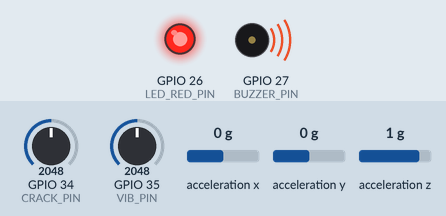
A sketch run on a simulated ESP32. On the bench: output pins drawn as LEDs (lit = HIGH), buzzer (waves = sounding, pin HIGH). Wiring (from diagram.json): MPU-6050 motion sensor at I2C address 0x68. Dashed ring = blinking. The test bench sets the inputs (shaded band); at power-on: GPIO 34 (CRACK_PIN) = 2048, acceleration z 1 g, acceleration x 0 g, GPIO 35 (VIB_PIN) = 2048, acceleration y 0 g (analog values on the 0–4095 scale). WiFi joins after 1.5 s; servers stay silent unless stated; uploads are accepted with an empty reply; the local clock reads 2024-03-15 10:24:30 at power-on unless the sketch sets it; what the sketch prints to the serial monitor is not drawn.

Above: at 3.5 s.
3.6 s: GPIO 34 (CRACK_PIN) set to 1181
5.6 s: GPIO 34 (CRACK_PIN) set to 1074
At 7.25 s:
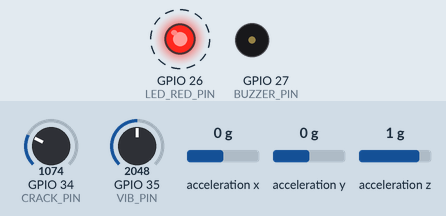
8.8 s: acceleration z set to 0 g
12.0 s: acceleration x set to -0.3 g
At 12.33 s:
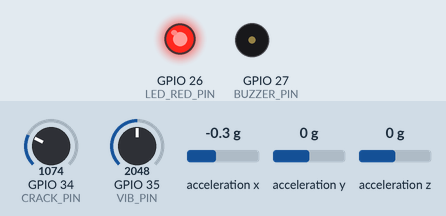
Timing chart, 0 to 14.5 s (numbered marks = the images above; inputs shaded):
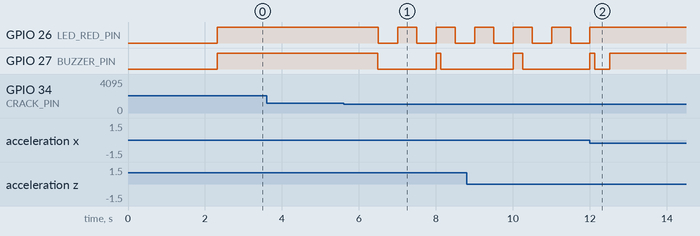

Measured:
- the behaviour switches between 1147 and 1146 on GPIO 34 (CRACK_PIN) (found by bisection; images 0 and 1)
- the behaviour switches between -0.1 and -0.2 g on acceleration x (found by bisection; images 1 and 2)
- after the input at 3.6 s, every drawn part: stays the same
- after the input at 5.6 s, GPIO 26 (LED_RED_PIN): alternates HIGH for 0.49 s and LOW for 0.51 s, starting after 0.90 s; GPIO 27 (BUZZER_PIN): HIGH → LOW after 0.89 s, → HIGH 1.5 s later, → LOW 0.11 s later
- after the input at 12.0 s, GPIO 26 (LED_RED_PIN): goes on until 12.0 s, then stays HIGH

The sketch:

structural_node.ino
```cpp
// JURAS Structural Health Node - ESP32 DevKit C V4 (Wokwi)
//
// Hardware:
//   MPU6050 SDA      -> GPIO 21
//   MPU6050 SCL      -> GPIO 22
//   Crack pot wiper  -> GPIO 34 (analog)
//   Vibration AO     -> GPIO 35 (analog)
//   Red LED          -> GPIO 26
//   Yellow LED       -> GPIO 27
//   Green LED        -> GPIO 14
//   Buzzer           -> GPIO 13
//
// Libraries: none beyond the ESP32 Arduino core. The MPU6050 is read over raw
// I2C so the sketch does not depend on a third-party IMU library.
//
// Backend contract: POST /api/v1/readings (the existing JURAS ingestion
// endpoint). Values are validated by the backend; a NaN/Inf or out-of-range
// reading is rejected instead of being stored as zero.
//
// For local development with the Wokwi Private IoT Gateway:
//   BACKEND_URL = "http://host.wokwi.internal:8000"
// For a public HTTPS backend, use its canonical base URL (no trailing slash).
// Never use a URL that redirects (301/302/307/308), because POST redirects are
// rejected here.

#include <WiFi.h>
#include <HTTPClient.h>
#include <WiFiClientSecure.h>
#include <Wire.h>
#include <math.h>
#include <time.h>

// ==========================================
// 1. WIFI / SERVER CONFIGURATION
// ==========================================

#define WIFI_SSID "Wokwi-GUEST"
#define WIFI_PASSWORD ""
#define WIFI_CHANNEL 6

// Change this one line when the backend moves (local gateway, LAN IP or a
// public HTTPS deployment). Keep it a base URL; the path is added below.
const char* BACKEND_URL = "https://liability-boat-interaction-manuals.trycloudflare.com";
const char* TELEMETRY_PATH = "/api/v1/readings";

// Optional shared secret. Leave empty when the backend does not set
// DEVICE_API_KEY. When set on both sides it is sent as X-Device-Key.
const char* DEVICE_API_KEY = "";

// ==========================================
// 2. DEVICE / TARGET CONFIGURATION
// ==========================================

// Must match an existing JURAS sensor code and its building code.
// Verified mapping: JM-S07 belongs to B-007.
#define DEVICE_ID "JURAS-STRUCT-001"
#define SENSOR_CODE "JM-S07"
#define BUILDING_CODE "B-007"

// ==========================================
// 3. PIN CONFIGURATION
// ==========================================

#define MPU_SDA_PIN 21
#define MPU_SCL_PIN 22
#define CRACK_PIN 34
#define VIB_PIN 35
#define LED_RED_PIN 26
#define BUZZER_PIN 27

// ==========================================
// 4. STRUCTURAL THRESHOLDS (DEMO VALUES)
// ==========================================

// Local warning bands match the dashboard marker colours; critical bands match
// backend/app/risk/thresholds.py so the local buzzer and server risk agree.
const float TILT_WARNING_DEG = 0.45;
const float TILT_CRITICAL_DEG = 1.10;
const float CRACK_WARNING_MM = 0.55;
const float CRACK_CRITICAL_MM = 1.40;
const float VIB_WARNING_MS2 = 0.50;
const float VIB_CRITICAL_MS2 = 2.00;

// Demo scaling for the two analog sensors.
const float CRACK_FULL_SCALE_MM = 5.0;       // pot 0..4095 -> 0..5 mm
const float VIB_COUNTS_TO_MS2 = 9.81 / 2048.0;
const float SENSOR_HEIGHT_MM = 3300.0;       // used for deviation_mm estimate

// ==========================================
// 5. TIMING
// ==========================================

const unsigned long SENSOR_INTERVAL_MS = 2000;
const unsigned long UPLOAD_INTERVAL_MS = 2500;
const unsigned long FLUSH_INTERVAL_MS = 1000;
const unsigned long MAX_BACKOFF_MS = 30000;
const unsigned long WIFI_RETRY_MS = 10000;
const unsigned long ALERT_BLINK_MS = 500;
const unsigned long BUZZER_BEEP_MS = 120;
const unsigned long BUZZER_PERIOD_MS = 2000;
const unsigned long NTP_RETRY_MS = 30000;
const unsigned long MPU_RETRY_MS = 5000;
const int MPU_BASELINE_SAMPLES = 20;
const size_t SAMPLE_BUFFER_SIZE = 12;

// ==========================================
// 6. STATE
// ==========================================

enum StructState {
  STATE_NORMAL,
  STATE_WARNING,
  STATE_CRITICAL
};

// Declared before the first function: the Arduino auto-prototype pass hoists
// function signatures to the top of the sketch, so a custom return type must
// already be visible there.
enum PostResult {
  POST_OK,
  POST_RETRY,
  POST_DROP
};

struct Sample {
  uint32_t seq;
  time_t epoch;
  float tilt_deg;
  float crack_mm;
  int crack_raw;
  float vib_rms;
  float deviation_mm;
  bool mpu_ok;
  int rssi;
};

StructState structState = STATE_NORMAL;

float tiltDeg = 0.0;
float crackMm = 0.0;
int crackRaw = 0;
float vibRms = 0.0;
float deviationMm = 0.0;
bool mpuOk = false;

float baseAx = 0.0;
float baseAy = 0.0;
float baseAz = 1.0;
bool mpuReady = false;
bool wifiWasConnected = false;
bool ntpRequested = false;

uint32_t sequence = 0;

Sample pending;
Sample queue[SAMPLE_BUFFER_SIZE];
size_t queueCount = 0;

unsigned long lastSensorRead = 0;
unsigned long lastUpload = 0;
unsigned long lastWifiAttempt = 0;
unsigned long lastNtpRequest = 0;
unsigned long lastMpuAttempt = 0;
unsigned long retryBackoffMs = 0;

// ==========================================
// 7. WIFI + TIME
// ==========================================

void requestNtpSync() {
  configTime(0, 0, "pool.ntp.org", "time.nist.gov");
  ntpRequested = true;
  Serial.println("NTP sync requested");
}

bool clockValid() {
  return time(nullptr) > 1700000000;
}

void maintainWifi(unsigned long now) {
  if (WiFi.status() == WL_CONNECTED) {
    if (!wifiWasConnected) {
      wifiWasConnected = true;
      Serial.print("WiFi connected. IP: ");
      Serial.println(WiFi.localIP());
      requestNtpSync();
    }
    if (!clockValid() && now - lastNtpRequest >= NTP_RETRY_MS) {
      lastNtpRequest = now;
      requestNtpSync();
    }
    return;
  }

  if (wifiWasConnected) {
    wifiWasConnected = false;
    Serial.println("WiFi disconnected. Buffering telemetry.");
  }

  if (now - lastWifiAttempt >= WIFI_RETRY_MS) {
    lastWifiAttempt = now;
    Serial.print("Reconnecting WiFi... (status ");
    Serial.print((int)WiFi.status());
    Serial.println(")");
    WiFi.disconnect();
    delay(100);
    WiFi.mode(WIFI_STA);
    WiFi.begin(WIFI_SSID, WIFI_PASSWORD, WIFI_CHANNEL);
  }
}

// ==========================================
// 8. MPU6050 OVER RAW I2C
// ==========================================

const uint8_t MPU_ADDR = 0x68;

bool mpuWrite(uint8_t reg, uint8_t value) {
  Wire.beginTransmission(MPU_ADDR);
  Wire.write(reg);
  Wire.write(value);
  return Wire.endTransmission() == 0;
}

bool mpuRead(uint8_t reg, uint8_t *buffer, uint8_t length) {
  Wire.beginTransmission(MPU_ADDR);
  Wire.write(reg);
  if (Wire.endTransmission(false) != 0) {
    return false;
  }
  if (Wire.requestFrom((uint8_t)MPU_ADDR, length) != length) {
    return false;
  }
  for (uint8_t i = 0; i < length; i++) {
    buffer[i] = Wire.read();
  }
  return true;
}

bool initMpu() {
  Wire.begin(MPU_SDA_PIN, MPU_SCL_PIN, 400000);
  // Wake from sleep, 44 Hz DLPF, +/-2g full scale.
  if (!mpuWrite(0x6B, 0x00)) {
    return false;
  }
  delay(50);
  mpuWrite(0x1A, 0x03);
  mpuWrite(0x1C, 0x00);
  return true;
}

bool readAccel(float &ax, float &ay, float &az) {
  uint8_t buf[6];
  if (!mpuRead(0x3B, buf, 6)) {
    return false;
  }
  int16_t rawAx = (int16_t)((buf[0] << 8) | buf[1]);
  int16_t rawAy = (int16_t)((buf[2] << 8) | buf[3]);
  int16_t rawAz = (int16_t)((buf[4] << 8) | buf[5]);
  ax = rawAx / 16384.0;
  ay = rawAy / 16384.0;
  az = rawAz / 16384.0;
  if (!isfinite(ax) || !isfinite(ay) || !isfinite(az)) {
    return false;
  }
  // A missing or unpowered MPU6050 typically reads all zero.
  return (fabs(ax) + fabs(ay) + fabs(az)) > 0.1;
}

bool calibrateMpuBaseline() {
  float sx = 0.0;
  float sy = 0.0;
  float sz = 0.0;
  int good = 0;
  for (int i = 0; i < MPU_BASELINE_SAMPLES; i++) {
    float ax, ay, az;
    if (readAccel(ax, ay, az)) {
      sx += ax;
      sy += ay;
      sz += az;
      good++;
    }
    delay(20);
  }
  if (good < MPU_BASELINE_SAMPLES / 2) {
    return false;
  }
  baseAx = sx / good;
  baseAy = sy / good;
  baseAz = sz / good;
  float norm = sqrt(baseAx * baseAx + baseAy * baseAy + baseAz * baseAz);
  if (norm < 0.1) {
    return false;
  }
  baseAx /= norm;
  baseAy /= norm;
  baseAz /= norm;
  return true;
}

// Angle between the current gravity vector and the commissioning baseline.
float tiltFromBaseline(float ax, float ay, float az) {
  float norm = sqrt(ax * ax + ay * ay + az * az);
  if (norm < 0.1) {
    return tiltDeg;
  }
  float dot = (ax * baseAx + ay * baseAy + az * baseAz) / norm;
  dot = constrain(dot, -1.0, 1.0);
  return acos(dot) * 180.0 / PI;
}

// ==========================================
// 9. SENSOR READING
// ==========================================

void readSensors() {
  unsigned long now = millis();

  if (!mpuReady && now - lastMpuAttempt >= MPU_RETRY_MS) {
    lastMpuAttempt = now;
    Serial.println("Initialising MPU6050...");
    mpuReady = initMpu();
    if (mpuReady) {
      mpuOk = calibrateMpuBaseline();
      Serial.print("MPU6050 baseline: ");
      Serial.print(baseAx, 3);
      Serial.print(", ");
      Serial.print(baseAy, 3);
      Serial.print(", ");
      Serial.println(baseAz, 3);
    } else {
      Serial.println("MPU6050 not responding. Keeping last good tilt.");
    }
  }

  if (mpuReady) {
    float ax, ay, az;
    if (readAccel(ax, ay, az)) {
      mpuOk = true;
      tiltDeg = tiltFromBaseline(ax, ay, az);
    } else {
      mpuOk = false;
      Serial.println("MPU6050 read failed. Keeping last good tilt.");
    }
  } else {
    mpuOk = false;
  }

  long rawSum = 0;
  for (int i = 0; i < 8; i++) {
    rawSum += analogRead(CRACK_PIN);
  }
  crackRaw = (int)(rawSum / 8);
  crackRaw = constrain(crackRaw, 0, 4095);
  crackMm = (crackRaw / 4095.0) * CRACK_FULL_SCALE_MM;

  // AC RMS around the window mean, converted with a demo scale.
  const int samples = 200;
  float sum = 0.0;
  float sumSq = 0.0;
  for (int i = 0; i < samples; i++) {
    int raw = analogRead(VIB_PIN);
    sum += raw;
    sumSq += (float)raw * (float)raw;
    delayMicroseconds(500);
  }
  float mean = sum / samples;
  float variance = (sumSq / samples) - (mean * mean);
  if (variance < 0.0) {
    variance = 0.0;
  }
  vibRms = sqrt(variance) * VIB_COUNTS_TO_MS2;

  if (isfinite(tiltDeg)) {
    deviationMm = tan(tiltDeg * PI / 180.0) * SENSOR_HEIGHT_MM;
    if (isfinite(deviationMm)) {
      deviationMm = constrain(deviationMm, 0.0, 10000.0);
    } else {
      deviationMm = NAN;
    }
  } else {
    deviationMm = NAN;
  }
}

// ==========================================
// 10. STRUCTURAL CLASSIFICATION
// ==========================================

void calculateStructState() {
  bool critical =
      tiltDeg >= TILT_CRITICAL_DEG ||
      crackMm >= CRACK_CRITICAL_MM ||
      vibRms >= VIB_CRITICAL_MS2;

  bool warning =
      !mpuOk ||
      tiltDeg >= TILT_WARNING_DEG ||
      crackMm >= CRACK_WARNING_MM ||
      vibRms >= VIB_WARNING_MS2;

  if (critical) {
    structState = STATE_CRITICAL;
  } else if (warning) {
    structState = STATE_WARNING;
  } else {
    structState = STATE_NORMAL;
  }
}

const char* stateName() {
  switch (structState) {
    case STATE_CRITICAL:
      return "critical";
    case STATE_WARNING:
      return "warning";
    default:
      return "normal";
  }
}

// ==========================================
// 11. LED + BUZZER OUTPUT
// ==========================================

void updateAlerts(unsigned long now) {
  bool blink = ((now / ALERT_BLINK_MS) % 2) == 0;

  digitalWrite(LED_RED_PIN,
               structState == STATE_CRITICAL ? HIGH
               : structState == STATE_WARNING ? (blink ? HIGH : LOW)
               : LOW);

  if (structState == STATE_CRITICAL) {
    digitalWrite(BUZZER_PIN, HIGH);
  } else if (structState == STATE_WARNING) {
    bool beep = (now % BUZZER_PERIOD_MS) < BUZZER_BEEP_MS;
    digitalWrite(BUZZER_PIN, beep ? HIGH : LOW);
  } else {
    digitalWrite(BUZZER_PIN, LOW);
  }
}

// ==========================================
// 12. SERIAL MONITOR
// ==========================================

void printReadings() {
  Serial.println("\n======= JURAS STRUCTURAL MONITOR =======");
  Serial.print("Device: ");
  Serial.println(DEVICE_ID);
  Serial.print("Sensor: ");
  Serial.println(SENSOR_CODE);
  Serial.print("Building: ");
  Serial.println(BUILDING_CODE);
  Serial.print("MPU ok: ");
  Serial.println(mpuOk ? "yes" : "no");
  Serial.print("Tilt: ");
  Serial.print(tiltDeg, 3);
  Serial.println(" deg");
  Serial.print("Crack: ");
  Serial.print(crackMm, 3);
  Serial.print(" mm (raw ");
  Serial.print(crackRaw);
  Serial.println(")");
  Serial.print("Vibration RMS: ");
  Serial.print(vibRms, 3);
  Serial.println(" m/s2");
  Serial.print("Deviation: ");
  Serial.print(deviationMm, 2);
  Serial.println(" mm");
  Serial.print("State: ");
  Serial.println(stateName());
  Serial.println("========================================");
}

// ==========================================
// 13. PAYLOAD + HTTP
// ==========================================

String isoUtc(time_t epoch) {
  struct tm tmUtc;
  gmtime_r(&epoch, &tmUtc);
  char buf[24];
  strftime(buf, sizeof(buf), "%Y-%m-%dT%H:%M:%SZ", &tmUtc);
  return String(buf);
}

Sample captureSample() {
  Sample s;
  s.seq = ++sequence;
  s.epoch = clockValid() ? time(nullptr) : 0;
  s.tilt_deg = tiltDeg;
  s.crack_mm = crackMm;
  s.crack_raw = crackRaw;
  s.vib_rms = vibRms;
  s.deviation_mm = deviationMm;
  s.mpu_ok = mpuOk;
  s.rssi = WiFi.status() == WL_CONNECTED ? WiFi.RSSI() : 0;
  return s;
}

String buildPayload(const Sample &s) {
  String p = "{";
  p += "\"device_id\":\"" DEVICE_ID "\",";
  p += "\"sensor_id\":\"" SENSOR_CODE "\",";
  p += "\"building_id\":\"" BUILDING_CODE "\",";
  p += "\"hazard\":\"structural\",";
  p += "\"source\":\"simulation\",";
  p += "\"simulation\":true,";

  if (s.epoch >= 1700000000) {
    p += "\"observed_at\":\"" + isoUtc(s.epoch) + "\",";
  }

  p += "\"values\":{";
  bool first = true;
  auto addField = [&p, &first](const String &field) {
    if (!first) {
      p += ",";
    }
    p += field;
    first = false;
  };

  // Only send physical samples that were actually acquired.  A missing MPU
  // sample or crack sample is omitted so the dashboard renders N/A instead
  // of a fabricated zero / stale value.
  if (s.mpu_ok && isfinite(s.tilt_deg) && isfinite(s.vib_rms) &&
      isfinite(s.deviation_mm)) {
    addField("\"tilt_deg\":" + String(s.tilt_deg, 3));
    addField("\"vib_rms\":" + String(s.vib_rms, 3));
    addField("\"deviation_mm\":" + String(s.deviation_mm, 2));
  }
  bool crackOk = isfinite(s.crack_mm);
  if (crackOk) {
    addField("\"crack_mm\":" + String(s.crack_mm, 3));
    addField("\"crack_raw\":" + String(s.crack_raw));
  }

  addField("\"mpu_ok\":" + String(s.mpu_ok ? 1 : 0));
  addField("\"crack_ok\":" + String(crackOk ? 1 : 0));
  addField("\"rssi\":" + String(s.rssi));
  addField("\"seq\":" + String((unsigned long)s.seq));
  p += "}}";
  return p;
}

PostResult executePost(HTTPClient &http, const String &payload, const Sample &s) {
  http.addHeader("Content-Type", "application/json");
  http.addHeader("Accept", "application/json");
  http.addHeader("Idempotency-Key",
                 String(DEVICE_ID) + "-" + String((unsigned long)s.seq));

  if (strlen(DEVICE_API_KEY) > 0) {
    http.addHeader("X-Device-Key", DEVICE_API_KEY);
  }

  int code = http.POST(payload);

  if (code >= 200 && code < 300) {
    Serial.print("Telemetry accepted: HTTP ");
    Serial.println(code);
    String body = http.getString();
    if (body.length()) {
      Serial.print("Response: ");
      Serial.println(body);
    }
    return POST_OK;
  }

  if (code < 0) {
    Serial.print("HTTP transport error: ");
    Serial.println(http.errorToString(code));
    return POST_RETRY;
  }

  if (code == 408 || code == 429 || code >= 500) {
    Serial.print("Retryable HTTP error: ");
    Serial.println(code);
    return POST_RETRY;
  }

  Serial.print("Non-retryable HTTP error: ");
  Serial.print(code);
  Serial.print(" ");
  Serial.println(http.getString());
  return POST_DROP;
}

PostResult postSample(const Sample &s) {
  if (WiFi.status() != WL_CONNECTED) {
    return POST_RETRY;
  }

  String base = String(BACKEND_URL);
  while (base.endsWith("/")) {
    base.remove(base.length() - 1);
  }
  String url = base + TELEMETRY_PATH;
  String payload = buildPayload(s);

  Serial.println("POST " + url);
  Serial.println(payload);

  HTTPClient http;
  http.setConnectTimeout(2500);
  http.setTimeout(2500);
  http.setFollowRedirects(HTTPC_DISABLE_FOLLOW_REDIRECTS);

  if (url.startsWith("https://")) {
    WiFiClientSecure client;
    // Prototype only. Production must validate the server certificate.
    client.setInsecure();
    if (!http.begin(client, url)) {
      Serial.println("HTTPS begin failed");
      return POST_RETRY;
    }
    PostResult result = executePost(http, payload, s);
    http.end();
    return result;
  }

  WiFiClient client;
  if (!http.begin(client, url)) {
    Serial.println("HTTP begin failed");
    return POST_RETRY;
  }
  PostResult result = executePost(http, payload, s);
  http.end();
  return result;
}

// ==========================================
// 14. OFFLINE BUFFER + UPLOAD LOOP
// ==========================================

void enqueueSample(const Sample &s) {
  if (queueCount > 0 && queue[queueCount - 1].seq == s.seq) {
    return;
  }

  if (queueCount >= SAMPLE_BUFFER_SIZE) {
    for (size_t i = 1; i < SAMPLE_BUFFER_SIZE; i++) {
      queue[i - 1] = queue[i];
    }
    queueCount = SAMPLE_BUFFER_SIZE - 1;
  }

  queue[queueCount++] = s;
}

void popSample() {
  if (queueCount == 0) {
    return;
  }
  for (size_t i = 1; i < queueCount; i++) {
    queue[i - 1] = queue[i];
  }
  queueCount--;
}

void uploadLoop(unsigned long now) {
  if (WiFi.status() != WL_CONNECTED) {
    if (now - lastUpload >= UPLOAD_INTERVAL_MS) {
      lastUpload = now;
      enqueueSample(pending);
      Serial.println("Offline: sample buffered");
    }
    return;
  }

  bool flushing = queueCount > 0;
  unsigned long interval = flushing ? FLUSH_INTERVAL_MS : (retryBackoffMs > 0 ? retryBackoffMs : UPLOAD_INTERVAL_MS);
  if (now - lastUpload < interval) {
    return;
  }
  lastUpload = now;

  Sample sample = flushing ? queue[0] : pending;
  PostResult result = postSample(sample);

  if (result == POST_OK) {
    retryBackoffMs = 0;
    if (flushing) {
      popSample();
    }
  } else if (result == POST_DROP) {
    retryBackoffMs = 0;
    if (flushing) {
      popSample();
    }
    Serial.println("Sample dropped after non-retryable response.");
  } else if (!flushing) {
    enqueueSample(pending);
    retryBackoffMs = retryBackoffMs == 0 ? UPLOAD_INTERVAL_MS : min(MAX_BACKOFF_MS, retryBackoffMs * 2);
    Serial.print("Upload failed: sample buffered. Retry in ");
    Serial.print(retryBackoffMs);
    Serial.println(" ms");
  } else {
    retryBackoffMs = retryBackoffMs == 0 ? FLUSH_INTERVAL_MS : min(MAX_BACKOFF_MS, retryBackoffMs * 2);
    Serial.print("Flush failed: retry in ");
    Serial.print(retryBackoffMs);
    Serial.println(" ms");
  }
}

// ==========================================
// 15. SETUP
// ==========================================

void setup() {
  Serial.begin(115200);
  delay(200);

  pinMode(LED_RED_PIN, OUTPUT);
  pinMode(BUZZER_PIN, OUTPUT);
  pinMode(CRACK_PIN, INPUT);
  pinMode(VIB_PIN, INPUT);

  digitalWrite(LED_RED_PIN, LOW);
  digitalWrite(BUZZER_PIN, LOW);

  analogReadResolution(12);

  Serial.println("\nStarting JURAS Structural Health Node");
  Serial.print("Device: ");
  Serial.println(DEVICE_ID);

  lastMpuAttempt = millis() - MPU_RETRY_MS;
  readSensors();
  calculateStructState();
  pending = captureSample();
  printReadings();

  WiFi.mode(WIFI_STA);
  WiFi.begin(WIFI_SSID, WIFI_PASSWORD, WIFI_CHANNEL);

  Serial.print("Connecting to WiFi");
  unsigned long started = millis();
  while (WiFi.status() != WL_CONNECTED && millis() - started < 10000) {
    delay(100);
    Serial.print(".");
  }
  Serial.println();

  if (WiFi.status() == WL_CONNECTED) {
    wifiWasConnected = true;
    Serial.print("WiFi connected. IP: ");
    Serial.println(WiFi.localIP());
    requestNtpSync();
  } else {
    Serial.print("WiFi not connected yet (status ");
    Serial.print((int)WiFi.status());
    Serial.println("). Will retry in the main loop.");
    lastWifiAttempt = millis();
  }

  Serial.println("JURAS STRUCTURAL DEVICE READY");
}

// ==========================================
// 16. MAIN LOOP
// ==========================================

void loop() {
  unsigned long now = millis();

  maintainWifi(now);
  updateAlerts(now);

  if (now - lastSensorRead >= SENSOR_INTERVAL_MS) {
    lastSensorRead = now;
    readSensors();
    calculateStructState();
    pending = captureSample();
    printReadings();
  }

  uploadLoop(now);
  delay(10);
}
```
